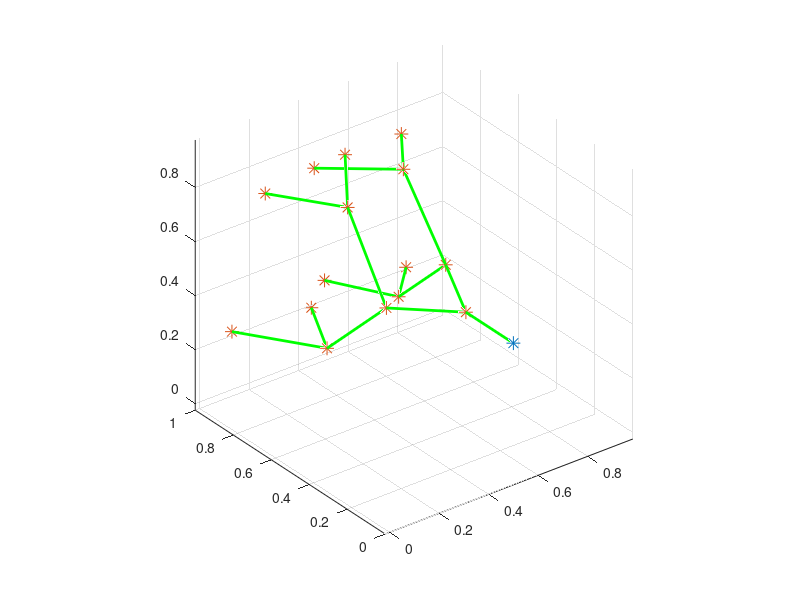

Here is the MATLAB script that generated this plot: (Note: this script raises an error after producing the figure.)
% Octave script to generate a tree network with the desired order of
% bifurcations. The network bifurcates the first time along the z 
% direction, the second on the x direction, and so on, proceeding 
% along the y direction. It also provide a random effect on the 
% final position of each node, but the first two, that are fixed.
% The network is contained in a 3D cube with unitary side.
% 
% Input parameters:
%	n = number of the order of bifurcation (at least 2 to obtain
%		a Y configuration.
%	re = random effect to apply to the nodes. When the new node 
%		is generated, a draw, multiplied by re, from a uniform 
%		between -1 and 1 is added to each coordinate. We perform
%		checks not to go out of bounds
%	out_filanem = name of the output file. Please, always put it 
%		in the data/ folder. The output only stores a list of 
%		edges: each row displays 'coordinates of source', 
%		'coordinates of target'

close all
clear all

% Number of order of bifurcation
n = 4;
% Setting random effect
re = 0.05;
% Output file name
out_filename = 'data/bifurcation_network.txt'

% Box lenght: unitary
L = 1;
% Initial point:
init = [0.5,0,0.5];

% y step size:
h_y = L/n;
% x step size:
h_x = L/(n-1);
% z step size
h_z = L/(n-2);

% Storing the points: (iteration 0)
points = init;
% First step: linear till the first next point (iteration 1)
new_point = [ init(1), init(2)+h_y, init(3)];
points = [points, new_point];   % I use the notation 'source' 'target'
% Initial boundary condition
BC = [' DIR 1 INT 0'];
% From the second iteration
for i = 2:n
    new_points = [];
    num_old_point_to_bifurcate = 2^(i-2);    
    for j = 0:num_old_point_to_bifurcate-1 %to set the indices in the proper way
    %If it is a an odd iteration, split on plane z
    if mod(i,2) == 0
        new_point1 = [points(end-j,4) - h_x/2 + re*(-1+2*rand(1)), ...
                      points(end-j,5) + h_y + re*(-1+2*rand(1)), ...
                      points(end-j,6) + re*(-1+2*rand(1))];
        new_point2 = [points(end-j,4) + h_x/2 + re*(-1+2*rand(1)), ...
                      points(end-j,5) + h_y + re*(-1+2*rand(1)), ...
                      points(end-j,6) + re*(-1+2*rand(1))];
    end
    % If it is an even iteration, split on plane x
    if mod(i,2) == 1
        new_point1 = [points(end-j,4) + re*(-1+2*rand(1)), ...
                      points(end-j,5) + h_y + re*(-1+2*rand(1)), ....
                      points(end-j,6) - h_z/2 + re*(-1+2*rand(1))];
        new_point2 = [points(end-j,4) + re*(-1+2*rand(1)), ...
                      points(end-j,5) + h_y + re*(-1+2*rand(1)), ...
                      points(end-j,6) + h_z/2 + re*(-1+2*rand(1))];
    end
    % Now we control whether the new points are out of bounds
    for k = 1:3
        if new_point1(1,k) - 1 < -1 %coordinate < 0
            new_point1(1,k) = 0;
        elseif new_point1(1,k) - 1 > 0 %coordinate > 1
            new_point1(1,k) = 1;
        end
        if new_point2(1,k) -1 < -1 %coordinate < 0
            new_point2(1,k) = 0;
        elseif new_point2(1,k) - 1 > 0 %coordinate > 1
            new_point2(1,k) = 1;            
        end
    end
    % Storing temporary points
    new_points = [new_points; points(end-j,4:6), new_point1];
    new_points = [new_points; points(end-j,4:6), new_point2];
    if i ~= n
    	BC = [BC; ' INT 0 INT 0'; ' INT 0 INT 0'];
    else
    	BC = [BC; ' INT 0 MIX 0'; ' INT 0 MIX 0'];	% Outflow condition
    end
    
    end
    % Storing all new points of this iteration
    points = [points; new_points];
end

% Plotting first point
plot3(points(1,1), points(1,2), points(1,3), '*', 'MarkerSize', 10)
% Plotting all other points
hold on
plot3(points(:,4), points(:,5), points(:,6), '*', 'MarkerSize', 10)
% Plotting the edge
for i = 1:size(points,1)
	plot3(points(i,[1,4]), points(i,[2,5]), points(i,[3,6]), '-g', 'LineWidth', 2)
end
grid on
axis equal

%Building final matrix with coordinates and boundary conditions
final = [num2str(points), BC];
% Printing the output on a txt file
dlmwrite(out_filename, final, 'delimiter', '');
